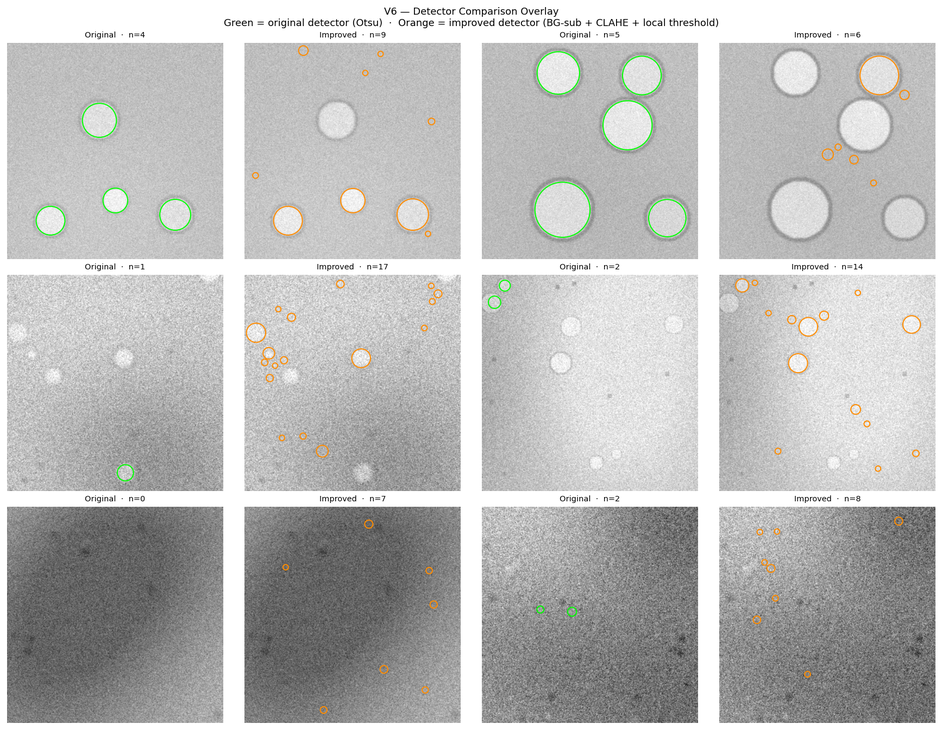
#> input picture results/detector_comparison_overlay.png, 942 x 730 px, shrunk from 1734 x 1344 before the run
$ python -i improve_detector.py   (imports and definitions only)
#> lines starting #> are read from the running program, lines starting #| are printed output that depends on the picture; after the words box and inside, x2 and y2 are one past the last pixel; in counts of white or black regions, pixels touching at a corner belong together
"""V6 — Trying to fix the classical detector for harder images.

V5 showed the Otsu detector misses a lot on v2/v2.1 — crops are off-centre
and low-contrast. The root problem is that Otsu picks a single global
threshold, which breaks when illumination is uneven or the background is
noisy. This experiment tries three fixes on top of the existing pipeline:
background subtraction (large-sigma Gaussian to flatten the illumination
gradient), CLAHE (mild local contrast boost, conservative clip_limit so it
doesn't amplify noise), and a local adaptive threshold instead of global Otsu.
Also relaxes min diameter from 8 to 5 px to catch the small droplets in v2.1.

src/classical.py is not touched — the improved detector lives only here.
Higher detection count doesn't automatically mean better; the script reports
patch quality metrics (std dev, centre-surround ratio) alongside counts.
"""

import sys
from pathlib import Path

_root = Path(__file__).resolve().parent.parent
if str(_root) not in sys.path:
    sys.path.insert(0, str(_root))

import numpy as np
import pandas as pd
import matplotlib
# [1 line not run here, left out]
import matplotlib.pyplot as plt
from skimage import exposure, filters, measure, morphology
from skimage.io import imread
from skimage.segmentation import clear_border

from src.classical import (detect_droplets,
                            BLUR_SIGMA, MIN_AREA_PX,
                            MAX_DIAMETER_PX, MIN_CIRCULARITY)
from src.utils     import crop_patch

# ── paths ─────────────────────────────────────────────────────────────────────
PROJECT_ROOT         = Path(__file__).resolve().parent.parent
RESULTS_DIR          = PROJECT_ROOT / "results"
V1_RAW_DIR           = PROJECT_ROOT / "data" / "raw"
V1_METADATA_CSV      = PROJECT_ROOT / "data" / "metadata.csv"
REALISTIC_RAW_DIR    = PROJECT_ROOT / "data" / "realistic_raw"
REALISTIC_CSV        = PROJECT_ROOT / "data" / "realistic_metadata.csv"
HIGH_DENSITY_RAW_DIR = PROJECT_ROOT / "data" / "high_density_raw"
HIGH_DENSITY_CSV     = PROJECT_ROOT / "data" / "high_density_metadata.csv"

# ── processing constants ──────────────────────────────────────────────────────
PATCH_SIZE   = 64
CENTER_HALF  = 8        # centre region = 2×CENTER_HALF square = 16×16 px
N_OVERLAY    = 2        # example images per dataset in the overlay figure
N_GALLERY    = 10       # patches per row in the gallery
OVERLAY_SEED = 0
GALLERY_SEED = 1

DS_ORDER = ["V1 clean", "V2 realistic", "V2.1 high-density"]
DS_COLORS = {
    "V1 clean":           "#4C9BE8",
    "V2 realistic":       "#E8A44C",
    "V2.1 high-density":  "#E86B6B",
}
ORIG_CIRCLE_COLOR = "lime"
IMPR_CIRCLE_COLOR = "#FF8C00"   # orange

# ── improved detector parameters (all approved in the v6 plan) ────────────────
BG_SIGMA            = 50     # sigma for background Gaussian estimation
LOCAL_BLOCK_SIZE    = 51     # local threshold neighbourhood (must be odd)
IMPROVED_MIN_DIAM   = 5      # px; original is 8 px
CLAHE_CLIP          = 0.03   # 0.1 was way too aggressive, amplified noise


# ── improved detector ─────────────────────────────────────────────────────────

# [10 lines left out: function _is_valid_droplet_improved, not called in this run]


def detect_droplets_improved(img):
    """
    Improved detector — same call signature as src.classical.detect_droplets.

    Pipeline:
      1. Background subtraction (sigma=BG_SIGMA=50) — removes illumination gradient
      2. CLAHE (clip_limit=0.03) — boosts low-contrast droplet visibility
      3. Gaussian blur (sigma=BLUR_SIGMA=1.5) — same noise reduction as original
      4. Local adaptive threshold (block_size=51) — replaces global Otsu
      5-8. Identical to original: remove_small_objects, remove_small_holes,
           clear_border, regionprops + validity filter

    Parameters
    ----------
    img : np.ndarray  uint8 or float, shape (H, W)

    Returns
    -------
    regions : list of skimage RegionProperties
    binary  : np.ndarray bool
    """
    img_f = img.astype(np.float64)

    # 1. Background subtraction
    # A large-sigma Gaussian estimates the low-frequency illumination field.
    # Subtracting it flattens the background so the threshold sees uniform grey
    # instead of a bright-to-dark gradient.
    background = filters.gaussian(img_f, sigma=BG_SIGMA, preserve_range=True)
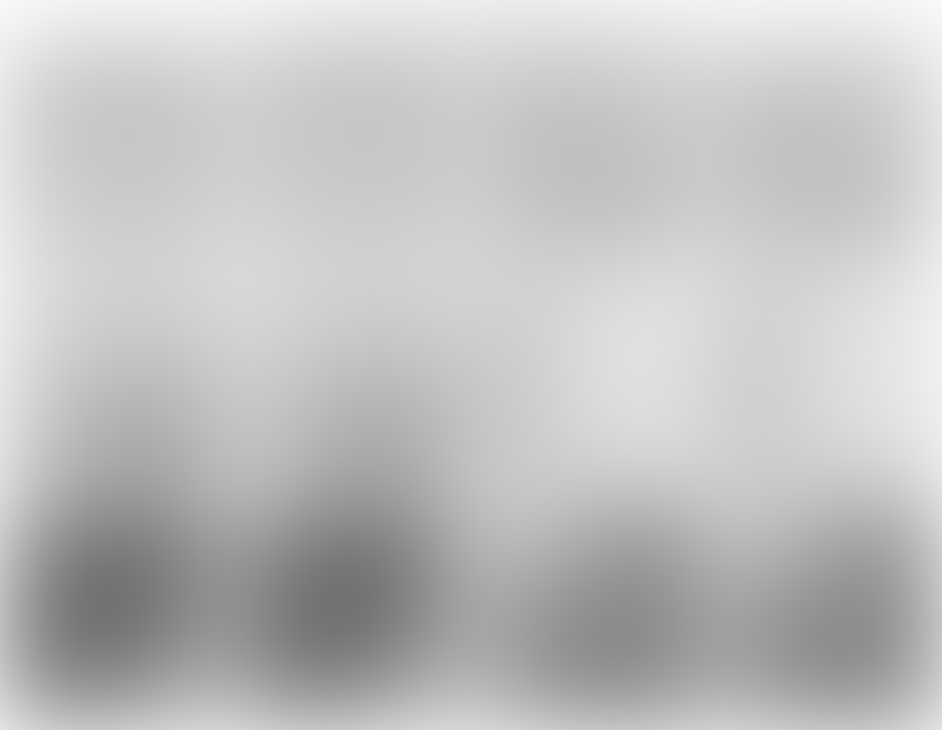
#> background: shape (730, 942) float64; min 113.8, max 249.4, mean 193.5
    corrected  = img_f - background
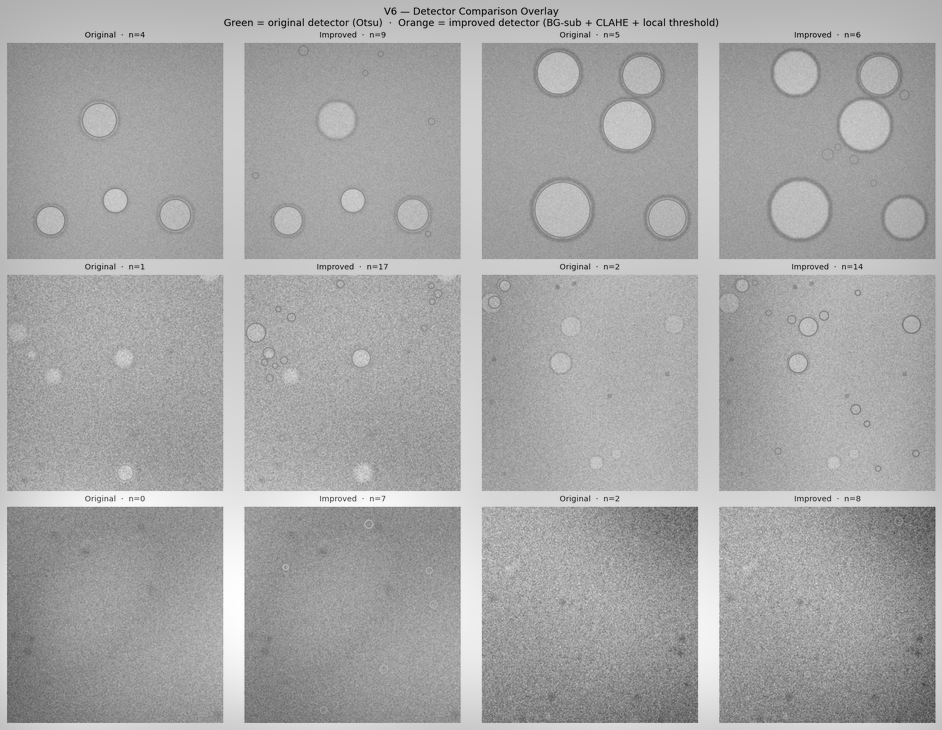
#> corrected: shape (730, 942) float64; min -232.2, max 113, mean -5.7; drawn with min black and max white
    corrected  = corrected - corrected.mean() + 128.0   # re-centre around mid-grey
    corrected  = np.clip(corrected, 0, 255)
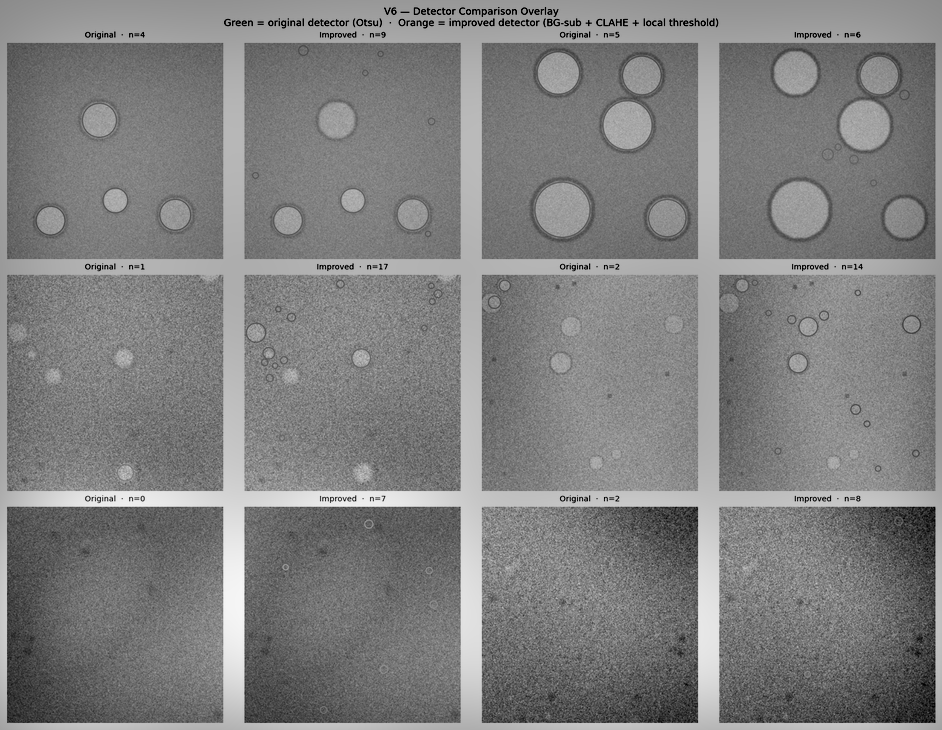
#> corrected: shape (730, 942) float64; min 0, max 246.7, mean 128

    # 2. CLAHE contrast enhancement
    # Conservative clip_limit keeps noise amplification low while making
    # faint droplets more distinguishable from the background.
    corrected_u8 = corrected.astype(np.uint8)
    enhanced     = exposure.equalize_adapthist(corrected_u8, clip_limit=CLAHE_CLIP)
    enhanced     = (enhanced * 255.0).astype(np.float64)  # back to [0,255]

    # 3. Mild blur — identical sigma to original detector
    blurred = filters.gaussian(enhanced, sigma=BLUR_SIGMA, preserve_range=True)
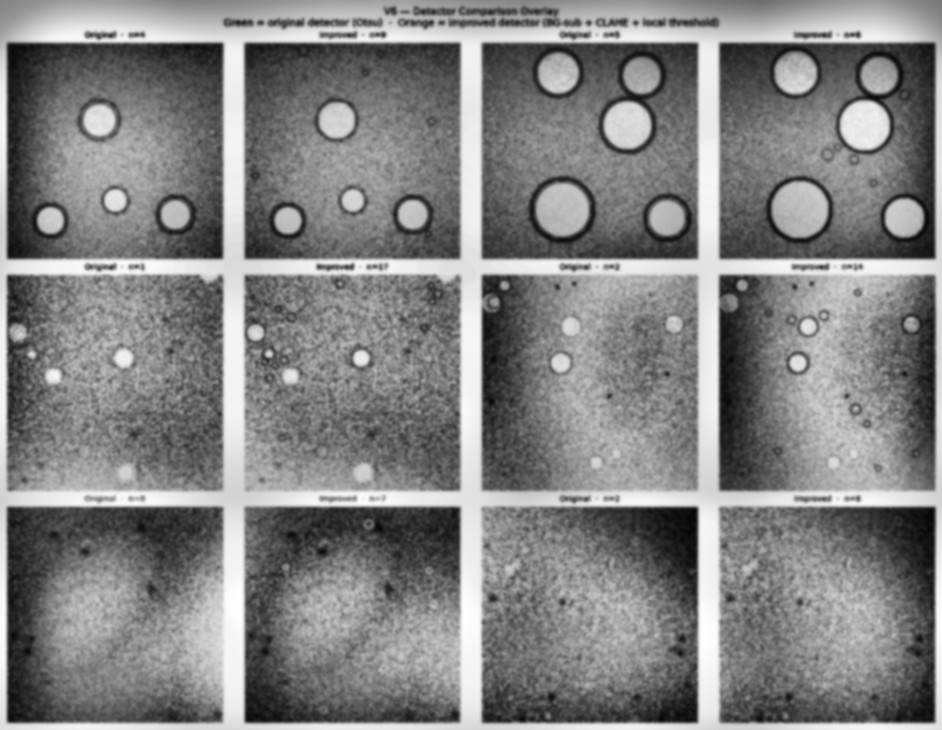
#> blurred: shape (730, 942) float64; min 6.88, max 254.8, mean 130.9

    # 4. Local adaptive threshold
    # Computes a separate threshold for each block_size × block_size neighbourhood.
    # Robust to any illumination variation that survived step 1.
    thresh_local = filters.threshold_local(blurred, block_size=LOCAL_BLOCK_SIZE)
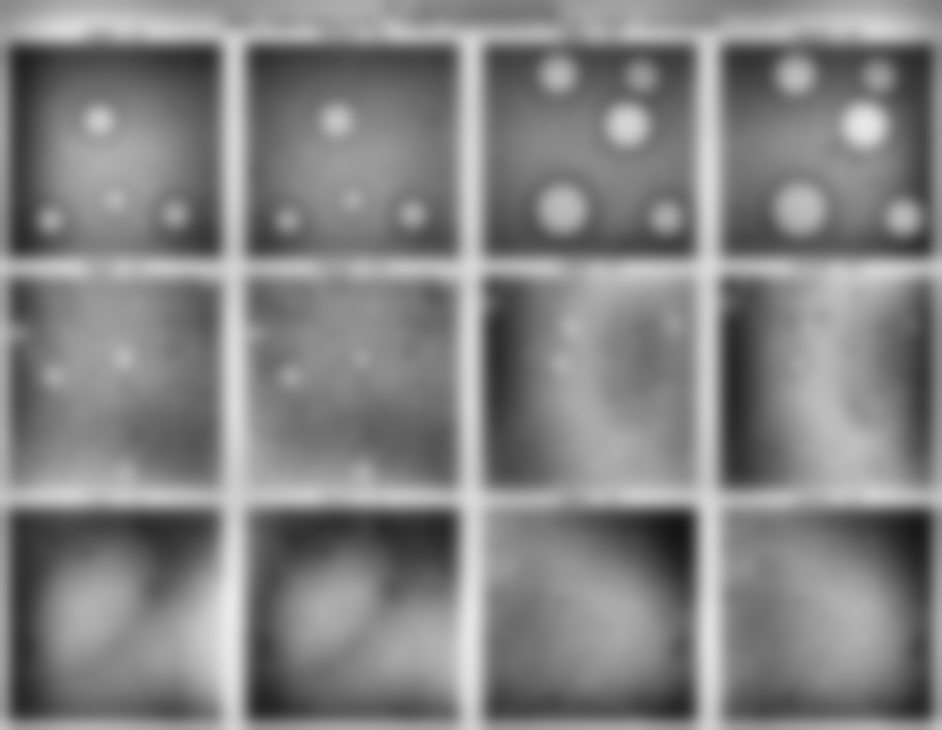
#> thresh_local: shape (730, 942) float64; min 21.22, max 234.5, mean 130.9
    binary       = blurred > thresh_local
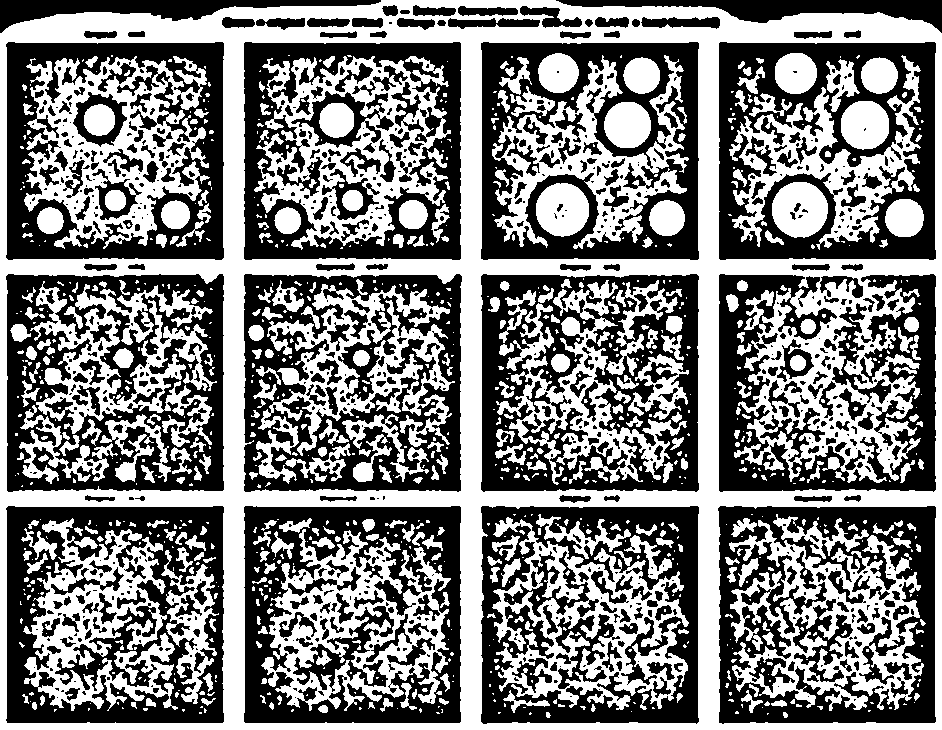
#> binary: shape (730, 942) bool; 49.2% white; 963 white regions (614 under 20 px), largest, box (x1, y1, x2, y2) and area: (0, 0, 942, 730) 128531, (24, 56, 210, 249) 15823, (254, 56, 451, 250) 15367

    # 5-7. Morphological cleanup — identical to original
#> (the run stopped early here; a loop or call above may not have finished)

$ run again, on results/high_density_synthetic_examples.png
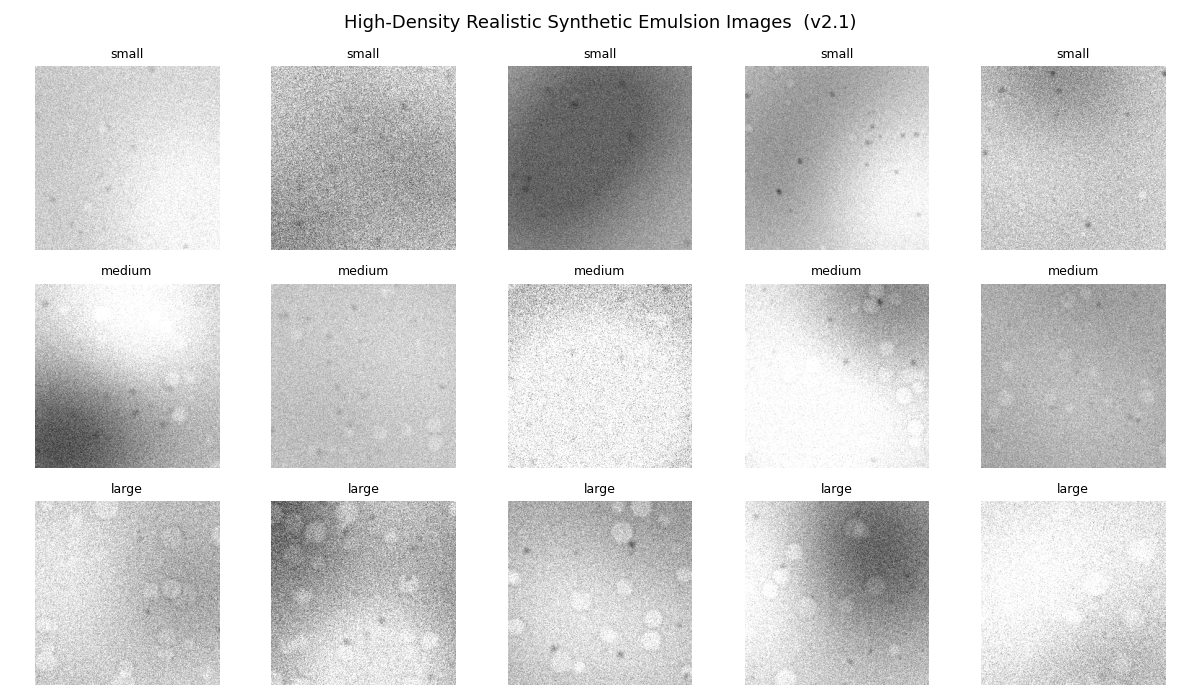
#> input picture results/high_density_synthetic_examples.png, 1200 x 700 px
#> picture is the input picture: shape (700, 1200); min 0, max 255, mean 217
#> in detect_droplets_improved, `thresh_local = filters.threshold_local(blurred, block_size=LOCAL_BLOCK..`:
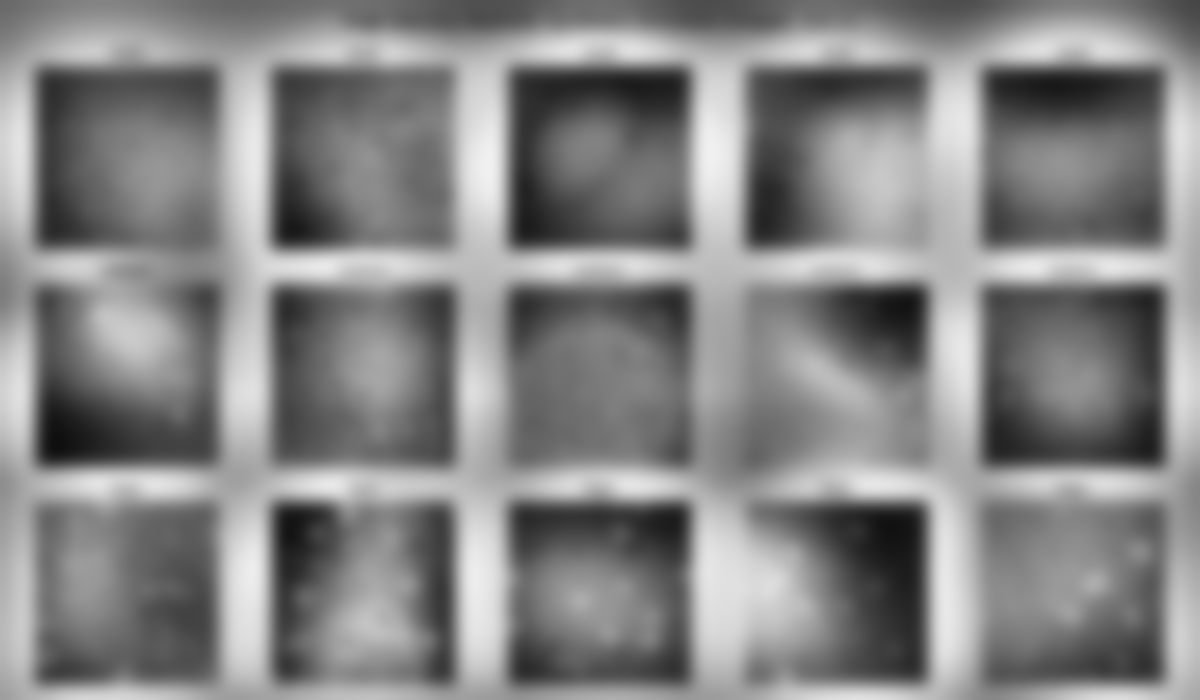
#> thresh_local: shape (700, 1200) float64; min 15.11, max 241.2, mean 133.5
#> in detect_droplets_improved, `binary       = blurred > thresh_local`:
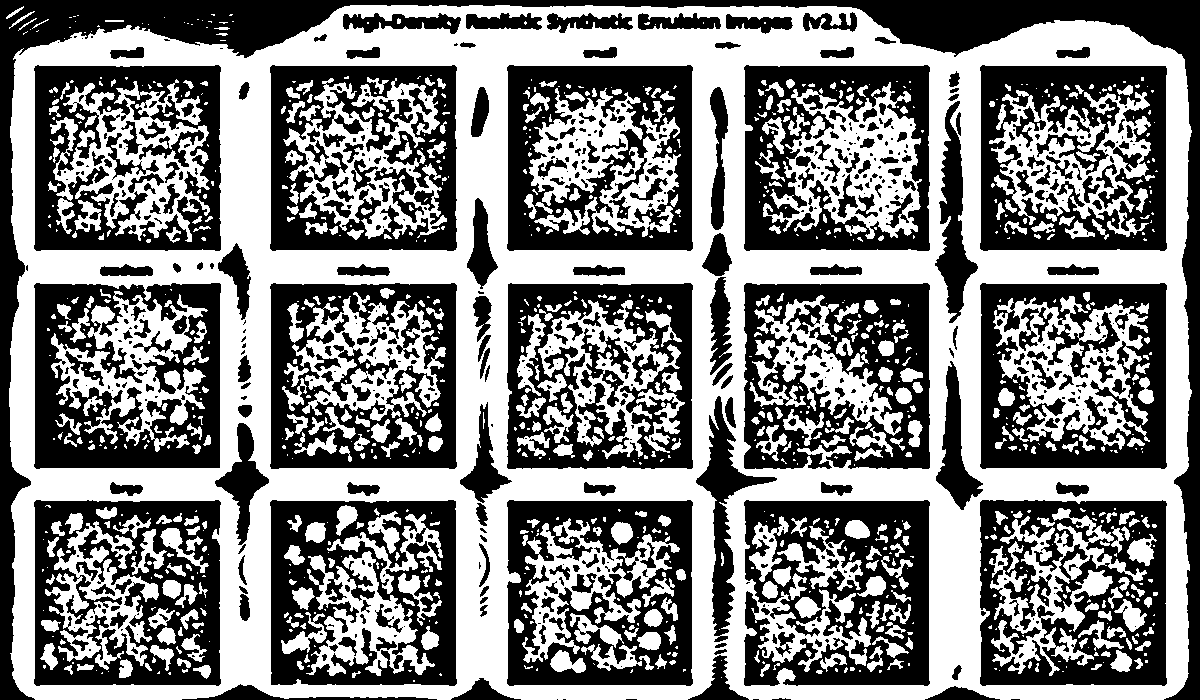
#> binary: shape (700, 1200) bool; 50.9% white; 686 black regions (367 under 20 px), largest, box (x1, y1, x2, y2) and area: (0, 0, 1200, 700) 45670, (744, 500, 930, 686) 22007, (980, 500, 1167, 686) 21721
